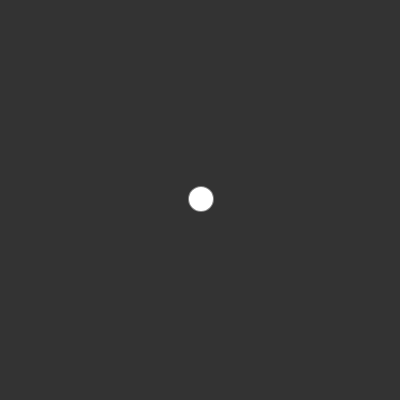
Frame 1 (no input)
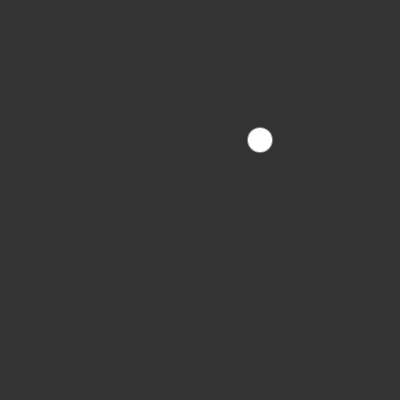
Frame 60 (no input)
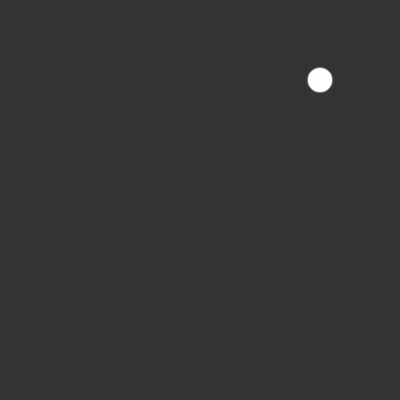
Frame 120 (the mouse pressed at the canvas centre since frame 60)

The p5.js sketch that drew these frames (run headless with seeded random() and noise() and a simulated clock; from frame 60 on, the mouse is pressed at the canvas centre):

// p5.js sketch
// ── sketch.js
let walker;

function setup() {
	createCanvas(400, 400);
	walker = new Walker(width/2, height/2);
}

function draw() {
	background(51);
	walker.update();
	walker.show();
}

// ── walker.js
class Walker {
	constructor(x, y) {
		this.pos = createVector(x, y);
		this.vel = createVector(1, -1);
	}

	update() {
		this.pos.add(this.vel);
	}

	show() {
		stroke(255, 100);
		strokeWeight(2);
		ellipse(this.pos.x, this.pos.y, 24, 24);
	}
}
